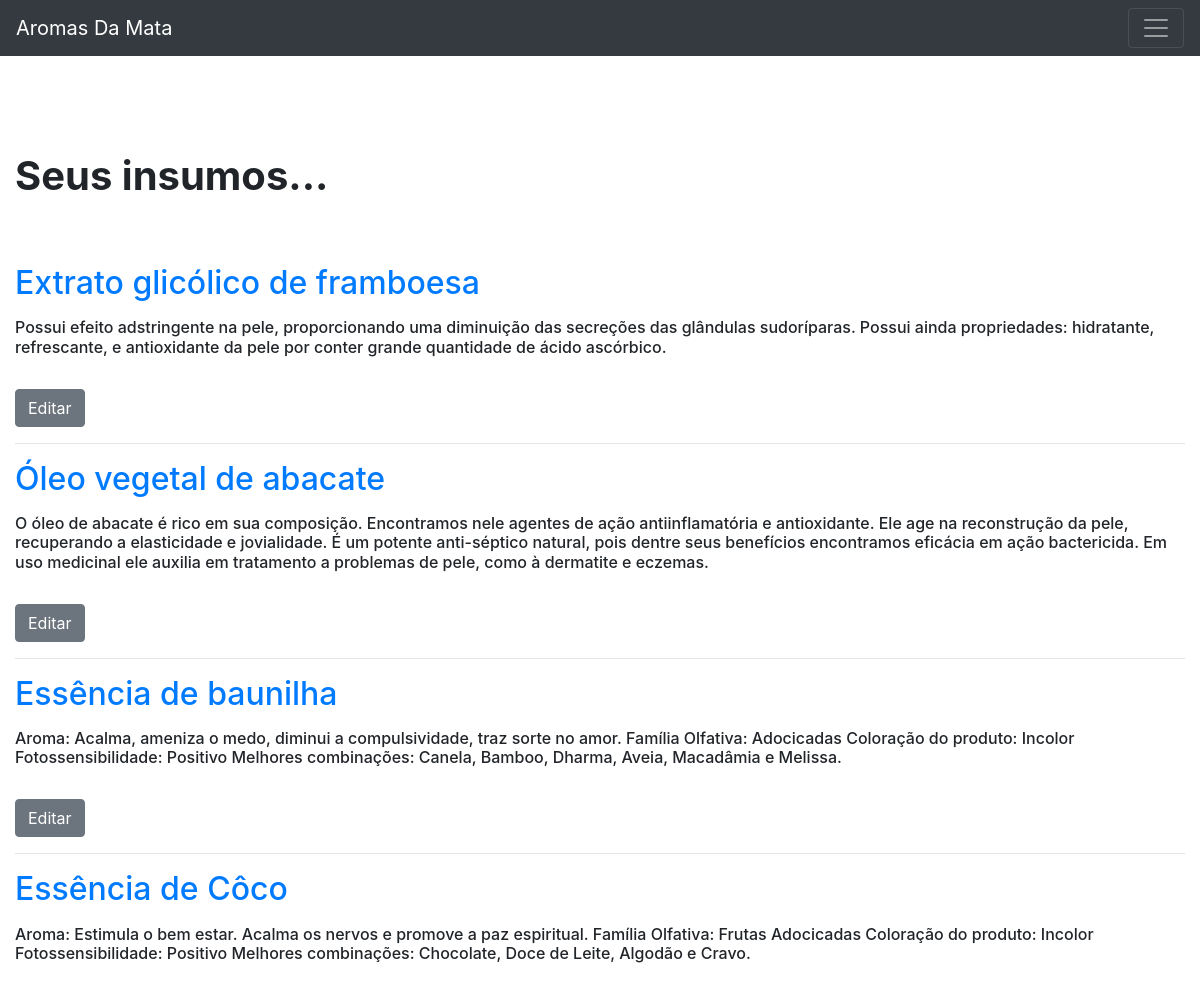
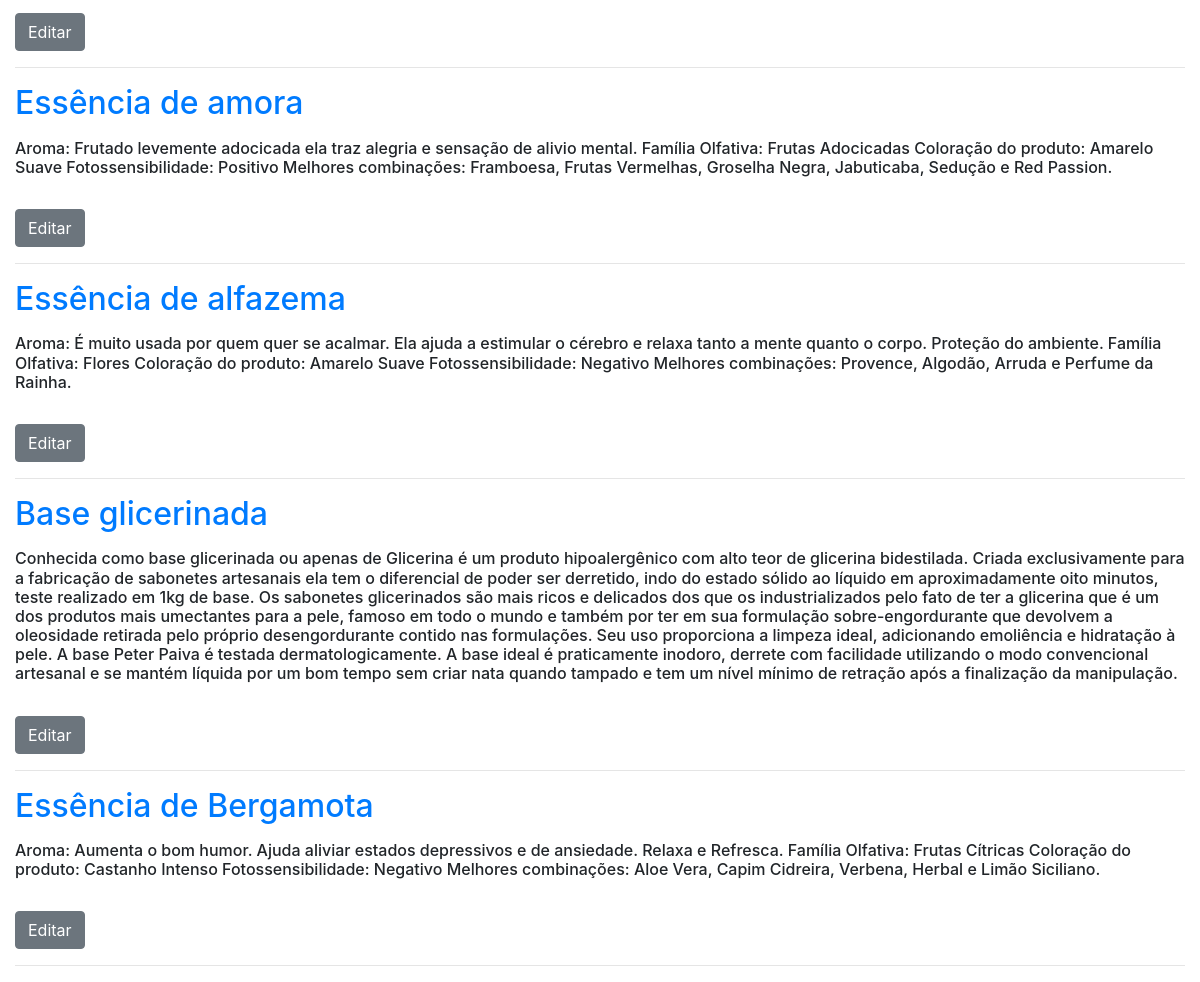
The page /cadastrados on the database as committed earlier (2 pictures, top to bottom).
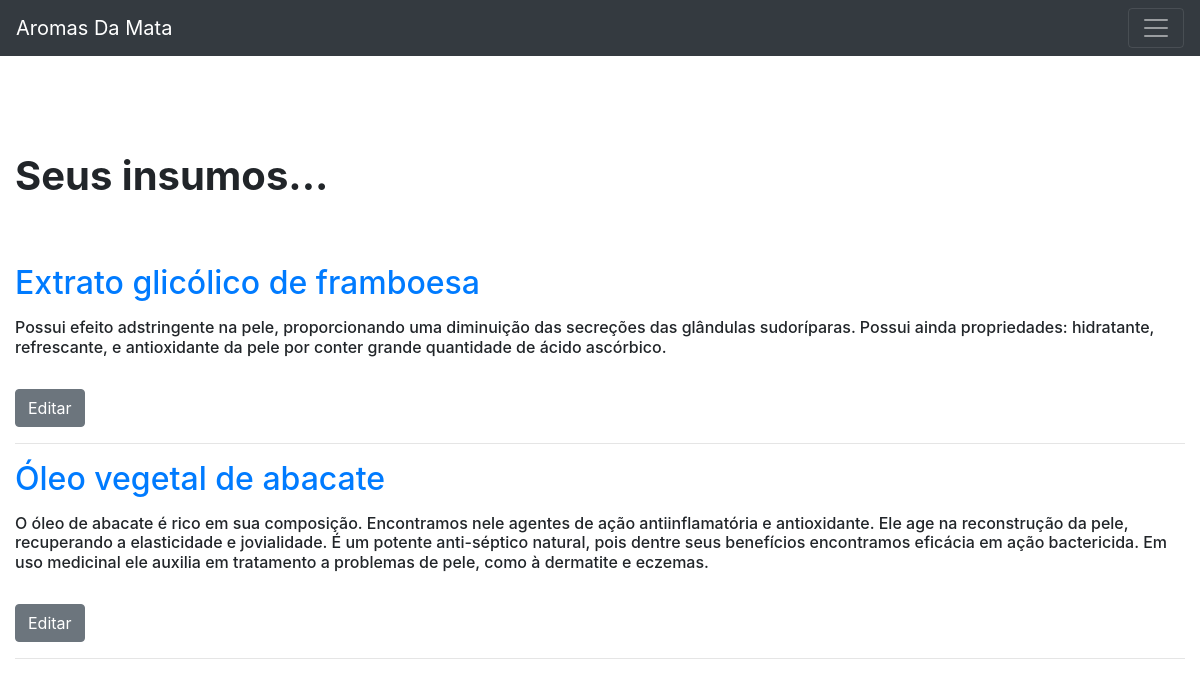
The same page on the database as committed later.
### app.py (models this page shows)
class Insumos(db.Model):
    id = db.Column(db.Integer, primary_key=True)
    created = db.Column(db.DateTime, default=datetime.datetime.utcnow)
    nome_insumo = db.Column(db.String(80), nullable=False)
    beneficios = db.Column(db.String(500), nullable=False)

### app.py (the view)
@app.route('/cadastrados')
def cadastrados():
    conn = get_db_connection() #conecta com o BD
    insumos = conn.execute('SELECT * FROM insumos').fetchall()
    conn.close()
    return render_template('index.html', insumos=insumos)

### app.py (called while the page is built)
def get_db_connection():
    conn = sqlite3.connect('database.db')
    conn.row_factory = sqlite3.Row
    return conn

### templates/index.html (shortened to what this page needs)
{% extends 'base.html' %}
{% block content %}
    <h1>{% block title %} <br><br><strong>Seus insumos...</strong> <br><br> {% endblock %}</h1>
    {% for insumo in insumos %}
        <a href="{{ url_for('post', insumo_id=insumo['id']) }}">
            <h2><p> </p>{{ insumo['nome_insumo'] }}</h2>
        </a>
            <h6>{{ insumo['beneficios'] }}</h6>
            <br>
        <a href="{{ url_for('edit', id=insumo['id']) }}">
            <span class="btn btn-secondary">Editar<br></span>
        </a>
        <hr>
    {% endfor %}
{% endblock %}

### templates/base.html (shortened to what this page needs)
<!doctype html>
<html lang="pt-br">
  <head>
    <link rel="stylesheet" href="https://stackpath.bootstrapcdn.com/bootstrap/4.3.1/css/bootstrap.min.css">
  </head>
  <body>
    <nav class="navbar navbar-dark bg-dark">
        <a class="navbar-brand" href="{{ url_for('index')}}">Aromas Da Mata</a>
        <button class="navbar-toggler" type="button" data-toggle="collapse" data-target="#navbarNav" aria-controls="navbarNav" aria-expanded="false" aria-label="Toggle navigation">
            <span class="navbar-toggler-icon"></span>
        </button>
    </nav>
    <div class="container-fluid">
        {% block content %} {% endblock %}
    </div>
  </body>
</html>

Rows that differ between the two databases and show on the page:
removed Insumos: nome_insumo "Essência de baunilha", beneficios "Aroma: Acalma, ameniza o medo, diminui a compulsividade, traz sorte no amor. Família Olfativa: Adocicadas Coloração do produto: Incolor Fotossensibilidade: Positivo Melhores combinações: Canela, Bamboo, Dharma, Aveia, Macadâmia e Melissa."
removed Insumos: nome_insumo "Essência de Côco", beneficios "Aroma: Estimula o bem estar. Acalma os nervos e promove a paz espiritual. Família Olfativa: Frutas Adocicadas Coloração do produto: Incolor Fotossensibilidade: Positivo Melhores combinações: Chocolate, Doce de Leite, Algodão e Cravo."
removed Insumos: nome_insumo "Essência de amora", beneficios "Aroma: Frutado levemente adocicada ela traz alegria e sensação de alivio mental. Família Olfativa: Frutas Adocicadas Coloração do produto: Amarelo Suave Fotossensibilidade: Positivo Melhores combinações: Framboesa, Frutas Vermelhas, Groselha Negra, Jabuticaba, Sedução e Red Passion."
removed Insumos: nome_insumo "Essência de alfazema", beneficios "Aroma: É muito usada por quem quer se acalmar. Ela ajuda a estimular o cérebro e relaxa tanto a mente quanto o corpo. Proteção do ambiente. Família Olfativa: Flores Coloração do produto: Amarelo Suave Fotossensibilidade: Negativo Melhores combinações: Provence, Algodão, Arruda e Perfume da Rainha."
removed Insumos: nome_insumo "Base glicerinada", beneficios "Conhecida como base glicerinada ou apenas de Glicerina é um produto hipoalergênico com alto teor de glicerina bidestilada. Criada exclusivamente para a fabricação de sabonetes artesanais ela tem o diferencial de poder ser derretido, indo do estado sólido ao líquido em aproximadamente oito minutos, teste realizado em 1kg de base. Os sabonetes glicerinados são mais ricos e delicados dos que os industrializados pelo fato de ter a glicerina que é um dos produtos mais umectantes para a pele, famoso em todo o mundo e também por ter em sua formulação sobre-engordurante que devolvem a oleosidade retirada pelo próprio desengordurante contido nas formulações. Seu uso proporciona a limpeza ideal,…"
removed Insumos: nome_insumo "Essência de Bergamota", beneficios "Aroma: Aumenta o bom humor. Ajuda aliviar estados depressivos e de ansiedade. Relaxa e Refresca. Família Olfativa: Frutas Cítricas Coloração do produto: Castanho Intenso Fotossensibilidade: Negativo Melhores combinações: Aloe Vera, Capim Cidreira, Verbena, Herbal e Limão Siciliano."
